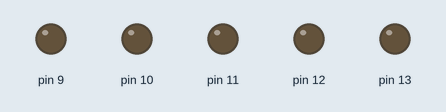
The sketch below on a simulated Arduino Uno, built with avr-gcc and run on an emulated ATmega328P. Shown: output pins drawn as LEDs (lit = HIGH). What the sketch prints to the serial monitor is not drawn.

Above: at 0.1 s.
At 6.1 s:
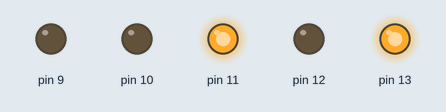
At 12.1 s:
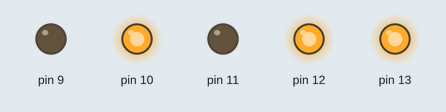
At 18.1 s:
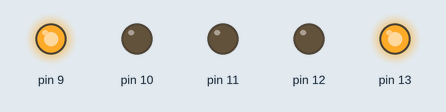
At 25.1 s:
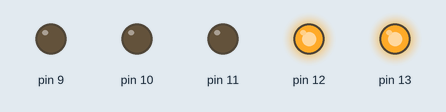
At 39.1 s:
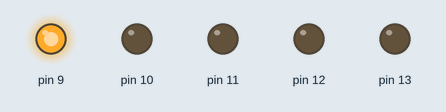
Timing chart, 0 to 40.0 s (numbered marks = the images above):
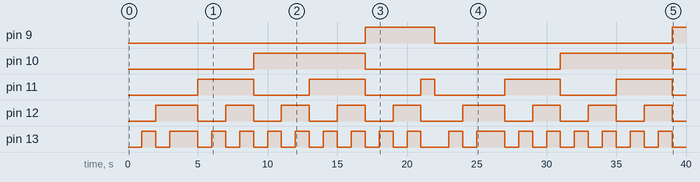

Measured:
- by itself, pin 9: LOW → HIGH at 17.0 s, → LOW 5.0 s later, → HIGH 17.0 s later
- by itself, pin 10: alternates HIGH for 8.0 s and LOW for 14.0 s
- by itself, pin 11: LOW → HIGH at 5.0 s, → LOW 4.0 s later, → HIGH 4.0 s later, → LOW 4.0 s later, … (10 changes in this stretch)
- by itself, pin 12: goes HIGH 3.0 s, 4 × (LOW 2.0 s, HIGH 2.0 s), LOW 3.0 s, HIGH 3.0 s, 3 × (LOW 2.0 s, HIGH 2.0 s), then LOW
- by itself, pin 13: LOW → HIGH at 1.0 s, → LOW 1.0 s later, → HIGH 1.0 s later, → LOW 2.0 s later, … (36 changes in this stretch)

The sketch:

bin.ino
```cpp
// C++ code

void setup() {
pinMode(9, OUTPUT);
pinMode(10, OUTPUT);
pinMode(11, OUTPUT);
pinMode(12, OUTPUT);
pinMode(13, OUTPUT);
Serial.begin(9600);
}

void loop() {

digitalWrite(9, LOW);
digitalWrite(10, LOW);
digitalWrite(11, LOW);
digitalWrite(12, LOW);
digitalWrite(13, LOW);
Serial.print("0 => 00000");
delay(1000);
digitalWrite(9, LOW);
digitalWrite(10, LOW);
digitalWrite(11, LOW);
digitalWrite(12, LOW);
digitalWrite(13, HIGH);
Serial.print("1 => 00001");
delay(1000);
digitalWrite(9, LOW);
digitalWrite(10, LOW);
digitalWrite(11, LOW);
digitalWrite(12, HIGH);
digitalWrite(13, LOW);
Serial.print("2 => 00002");
delay(1000);
digitalWrite(9, LOW);
digitalWrite(10, LOW);
digitalWrite(11, LOW);
digitalWrite(12, HIGH);
digitalWrite(13, HIGH);
Serial.print("3 => 00003");
delay(2000);
digitalWrite(9, LOW);
digitalWrite(10, LOW);
digitalWrite(11, HIGH);
digitalWrite(12, LOW);
digitalWrite(13, LOW);
Serial.print("4 => 00004");
delay(1000);
digitalWrite(9, LOW);
digitalWrite(10, LOW);
digitalWrite(11, HIGH);
digitalWrite(12, LOW);
digitalWrite(13, HIGH);
Serial.print("5 => 00005");
delay(1000);
digitalWrite(9, LOW);
digitalWrite(10, LOW);
digitalWrite(11, HIGH);
digitalWrite(12, HIGH);
digitalWrite(13, LOW);
Serial.print("6 => 00006");
delay(1000);
digitalWrite(9, LOW);
digitalWrite(10, LOW);
digitalWrite(11, HIGH);
digitalWrite(12, HIGH);
digitalWrite(13, HIGH);
Serial.print("7 => 00007");
delay(1000);
digitalWrite(9, LOW);
digitalWrite(10, HIGH);
digitalWrite(11, LOW);
digitalWrite(12, LOW);
digitalWrite(13, LOW);
Serial.print("8 => 00008");
delay(1000);
digitalWrite(9, LOW);
digitalWrite(10, HIGH);
digitalWrite(11, LOW);
digitalWrite(12, LOW);
digitalWrite(13, HIGH);
delay(1000);
Serial.print("9 => 00009");
digitalWrite(9, LOW);
digitalWrite(10, HIGH);
digitalWrite(11, LOW);
digitalWrite(12, HIGH);
digitalWrite(13, LOW);
delay(1000);
Serial.print("10 => 00010");
digitalWrite(9, LOW);
digitalWrite(10, HIGH);
digitalWrite(11, LOW);
digitalWrite(12, HIGH);
digitalWrite(13, HIGH);
Serial.print("11 => 0001|");
delay(1000);
digitalWrite(9, LOW);
digitalWrite(10, HIGH);
digitalWrite(11, HIGH);
digitalWrite(12, LOW);
digitalWrite(13, LOW);
Serial.print("12 => 00012");
delay(1000);
digitalWrite(9, LOW);
digitalWrite(10, HIGH);
digitalWrite(11, HIGH);
digitalWrite(12, LOW);
digitalWrite(13, HIGH);
Serial.print("13 => 00013");
delay(1000);
digitalWrite(9, LOW);
digitalWrite(10, HIGH);
digitalWrite(11, HIGH);
digitalWrite(12, HIGH);
digitalWrite(13, LOW);
Serial.print("14 => 00014");
delay(1000);
digitalWrite(9, LOW);
digitalWrite(10, HIGH);
digitalWrite(11, HIGH);
digitalWrite(12, HIGH);
digitalWrite(13, HIGH);
Serial.print("15 => 00015");
delay(1000);
digitalWrite(9, HIGH);
digitalWrite(10, LOW);
digitalWrite(11, LOW);
digitalWrite(12, LOW);
digitalWrite(13, LOW);
Serial.print("16 => 00016");
delay(1000);
digitalWrite(9, HIGH);
digitalWrite(10, LOW);
digitalWrite(11, LOW);
digitalWrite(12, LOW);
digitalWrite(13, HIGH);
Serial.print("16 => 00017");
delay(1000);
digitalWrite(9, HIGH);
digitalWrite(10, LOW);
digitalWrite(11, LOW);
digitalWrite(12, HIGH);
digitalWrite(13, LOW);
Serial.print("18 => 00018");
delay(1000);
digitalWrite(9, HIGH);
digitalWrite(10, LOW);
digitalWrite(11, LOW);
digitalWrite(12, HIGH);
digitalWrite(13, HIGH);
Serial.print("19 => 00019");
delay(1000);;
digitalWrite(9, HIGH);
digitalWrite(10, LOW);
digitalWrite(11, HIGH);
digitalWrite(12, LOW);
digitalWrite(13, LOW);
Serial.print("20 => 00020");
delay(1000);
}
```
